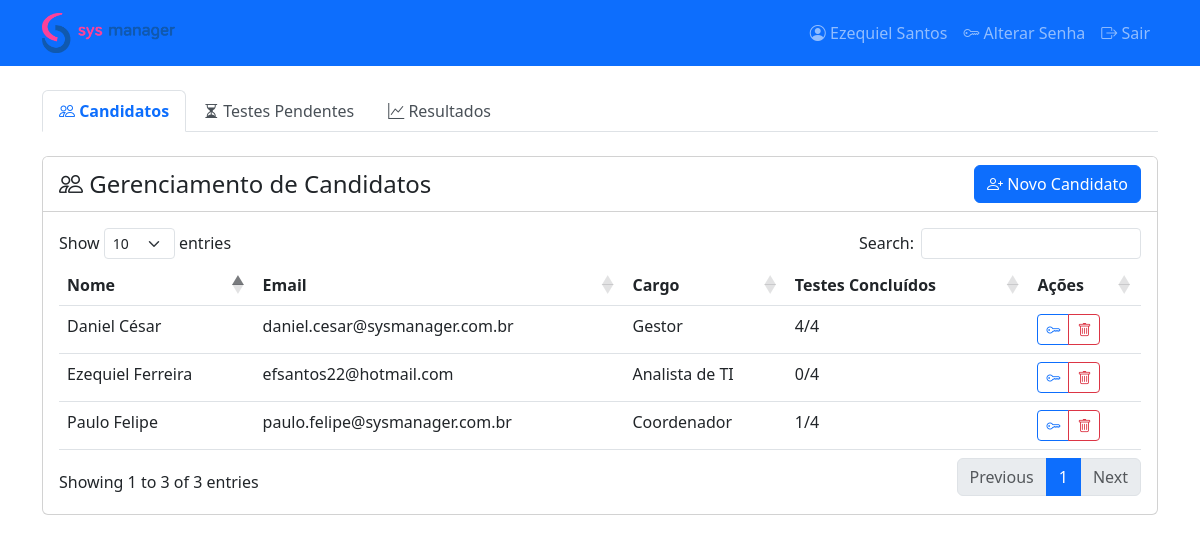
Screenshot of /selector_panel.php (signed in) with the database file from the repository.
### tables this page shows
CREATE TABLE `candidates` (
  `id` int(11) NOT NULL,
  `name` varchar(255) NOT NULL,
  `email` varchar(255) NOT NULL,
  `password` varchar(255) DEFAULT NULL,
  `cargo` varchar(255) DEFAULT NULL,
  `selector_id` int(11) NOT NULL,
  `created_at` timestamp NOT NULL DEFAULT CURRENT_TIMESTAMP
);

### selector_panel.php (the view, shortened to what this page needs)
<?php
$auth = new Auth();
try {
    $db = getDbConnection();
    $stmt = $db->prepare("
        SELECT
            c.*,
            COUNT(DISTINCT ta.test_type) as total_tests,
            COUNT(DISTINCT tr.id) as completed_tests
        FROM candidates c
        LEFT JOIN test_assignments ta ON c.id = ta.candidate_id
        LEFT JOIN test_results tr ON c.id = tr.candidate_id AND tr.test_type = ta.test_type
        WHERE c.selector_id = ?
        GROUP BY c.id
        ORDER BY c.name
    ");
    $stmt->execute([$auth->getCurrentUserId()]);
    $candidates = $stmt->fetchAll(PDO::FETCH_ASSOC);
} catch (PDOException $e) {
    error_log("Erro no banco de dados: " . $e->getMessage());
    die("Ocorreu um erro ao carregar os dados. Por favor, tente novamente mais tarde.");
}
?>
<!DOCTYPE html>
<html lang="pt-BR">
<head>
    <link href="https://cdn.jsdelivr.net/npm/bootstrap@5.3.0/dist/css/bootstrap.min.css" rel="stylesheet">
    <link href="https://cdn.jsdelivr.net/npm/bootstrap-icons@1.7.2/font/bootstrap-icons.css" rel="stylesheet">
    <link href="https://cdn.datatables.net/1.11.5/css/dataTables.bootstrap5.min.css" rel="stylesheet">
</head>
<body>
    <nav class="navbar navbar-expand-lg navbar-dark bg-primary">
        <div class="container">
            <a class="navbar-brand" href="#">
                <img src="./assets/images/LOGO-Sys-Manager-horizontal-COLOR.png" alt="SysManager Logo" height="40">
            </a>
            <div class="collapse navbar-collapse" id="navbarNav">
                <ul class="navbar-nav ms-auto">
                    <li class="nav-item">
                        <span class="nav-link">
                            <i class="bi bi-person-circle"></i>
                            <?php echo htmlspecialchars($_SESSION['user_name']); ?>
                        </span>
                    </li>
                    <li class="nav-item">
                        <a class="nav-link" href="#" data-bs-toggle="modal" data-bs-target="#changeSelectorPasswordModal">
                            <i class="bi bi-key"></i> Alterar Senha
                        </a>
                    </li>
                    <li class="nav-item">
                        <a class="nav-link" href="?action=logout">
                            <i class="bi bi-box-arrow-right"></i> Sair
                        </a>
                    </li>
                </ul>
            </div>
        </div>
    </nav>
    <div class="container mt-4">
        <ul class="nav nav-tabs mb-4" id="selectorTabs" role="tablist">
            <li class="nav-item">
                <a class="nav-link active" id="candidates-tab" data-bs-toggle="tab" href="#candidates" role="tab">
                    <i class="bi bi-people"></i> Candidatos
                </a>
            </li>
            <li class="nav-item">
                <a class="nav-link" id="pending-tab" data-bs-toggle="tab" href="#pending" role="tab">
                    <i class="bi bi-hourglass-split"></i> Testes Pendentes
                </a>
            </li>
            <li class="nav-item">
                <a class="nav-link" id="results-tab" data-bs-toggle="tab" href="#results" role="tab">
                    <i class="bi bi-graph-up"></i> Resultados
                </a>
            </li>
        </ul>
        <div class="tab-content" id="selectorTabsContent">
            <div class="tab-pane fade show active" id="candidates" role="tabpanel">
                <div class="card">
                    <div class="card-header bg-white d-flex justify-content-between align-items-center">
                        <h4 class="card-title mb-0">
                            <i class="bi bi-people"></i>
                            Gerenciamento de Candidatos
                        </h4>
                        <button type="button" class="btn btn-primary" data-bs-toggle="modal" data-bs-target="#addCandidateModal">
                            <i class="bi bi-person-plus"></i>
                            Novo Candidato
                        </button>
                    </div>
                    <div class="card-body">
                        <div class="table-responsive">
                            <table class="table table-hover" id="candidatesTable">
                                <thead>
                                    <tr>
                                        <th>Nome</th>
                                        <th>Email</th>
                                        <th>Cargo</th>
                                        <th>Testes Concluídos</th>
                                        <th>Ações</th>
                                    </tr>
                                </thead>
                                <tbody>
                                    <?php foreach ($candidates as $candidate): ?>
                                        <tr>
                                            <td><?php echo htmlspecialchars($candidate['name']); ?></td>
                                            <td><?php echo htmlspecialchars($candidate['email']); ?></td>
                                            <td><?php echo htmlspecialchars($candidate['cargo'] ?? 'Não informado'); ?></td>
                                            <td>
                                                <?php echo $candidate['completed_tests']; ?>/<?php echo $candidate['total_tests']; ?>
                                            </td>
                                            <td>
                                                <div class="btn-group">
                                                    <button type="button" class="btn btn-sm btn-outline-primary"
                                                            onclick="showChangePasswordModal(<?php echo $candidate['id']; ?>, '<?php echo htmlspecialchars($candidate['name']); ?>')">
                                                        <i class="bi bi-key"></i>
                                                    </button>
                                                    <button type="button" class="btn btn-sm btn-outline-danger"
                                                            onclick="showDeleteConfirmation(<?php echo $candidate['id']; ?>, '<?php echo htmlspecialchars($candidate['name']); ?>')">
                                                        <i class="bi bi-trash"></i>
                                                    </button>
                                                </div>
                                            </td>
                                        </tr>
                                    <?php endforeach; ?>
                                </tbody>
                            </table>
                        </div>
                    </div>
                </div>
            </div>
        </div>
    </div>
</body>
</html>

### selector_panel.php (style rules this page uses)
.nav-tabs .nav-link { color: #495057; }
.nav-tabs .nav-link.active { color: #0d6efd; font-weight: 600; }

### rows the page displays
candidates: name "Daniel César", email "daniel.cesar@sysmanager.com.br", cargo "Gestor", completed_tests "4", total_tests "4"
candidates: name "Ezequiel Ferreira", email "efsantos22@hotmail.com", cargo "Analista de TI", completed_tests "0", total_tests "4"
candidates: name "Paulo Felipe", email "paulo.felipe@sysmanager.com.br", cargo "Coordenador", completed_tests "1", total_tests "4"

### other values shown
$_SESSION['user_name'] "Ezequiel Santos"
